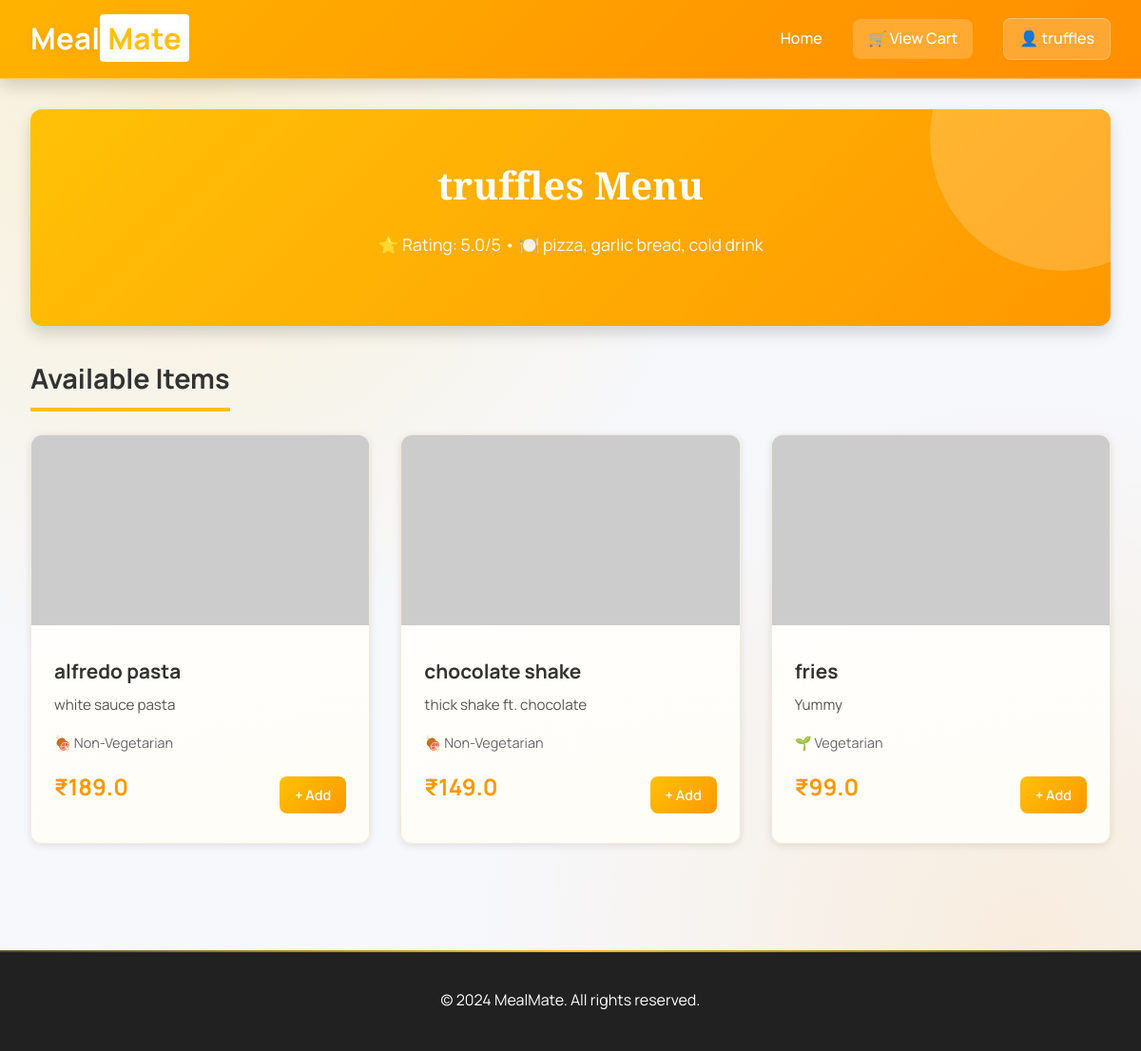
Screenshot of /view_menu/5/truffles with the database file from the repository.
### delivery/models.py (models this page shows)
class Restaurant(models.Model):
    name = models.CharField(max_length = 20)
    picture = models.URLField(max_length = 200, default='https://designshack.net/wp-content/uploads/Free-Simple-Restaurant-Logo-Template.jpg')
    cuisine = models.CharField(max_length = 200)
    rating = models.FloatField()

class Item(models.Model):
    restaurant = models.ForeignKey(Restaurant, on_delete = models.CASCADE, related_name = "items")
    name = models.CharField(max_length = 20)
    description = models.CharField(max_length = 200)
    price = models.FloatField()
    vegeterian = models.BooleanField(default=False)
    picture = models.URLField(max_length = 400, default='https://www.indiafilings.com/learn/wp-content/uploads/2024/08/How-to-Start-Food-Business.jpg')

### delivery/views.py (the view)
# urls.py: path('view_menu/<int:restaurant_id>/<str:username>', views.view_menu, name='view_menu'),
def view_menu(request, restaurant_id, username):
    restaurant = Restaurant.objects.get(id = restaurant_id)
    itemList = restaurant.items.all()
    return render(request, 'delivery/customer_menu.html'
                  ,{"itemList" : itemList,
                     "restaurant" : restaurant,
                     "username":username})

### delivery/templates/delivery/customer_menu.html (shortened to what this page needs)
{% load static %}
<!DOCTYPE html>
<html lang="en">
<head>
    <link rel="stylesheet" href="{% static 'delivery/css/style.css' %}">
</head>
<body>
    <header>
        <div class="header-container">
            <div class="logo">Meal<span>Mate</span></div>
            <nav>
                <a href="/">Home</a>
                <a href="{% url 'show_cart' username %}" style="background: rgba(255, 255, 255, 0.2); padding: 0.5rem 1rem; border-radius: 0.5rem;">🛒 View Cart</a>
                <span class="user-info">👤 {{ username }}</span>
            </nav>
        </div>
    </header>
    <div class="container">
        <div class="hero text-center fade-in">
            <h1>{{ restaurant.name }} Menu</h1>
            <p>⭐ Rating: {{ restaurant.rating }}/5 • 🍽️ {{ restaurant.cuisine }}</p>
        </div>
        <section>
            <h2>Available Items</h2>
            {% if itemList %}
                <div class="card-grid">
                    {% for item in itemList %}
                        <div class="card slide-in">
                            {% if item.picture %}
                                <img src="{{ item.picture }}" alt="{{ item.name }}" class="card-image" onerror="this.src='https://via.placeholder.com/280x200?text=Dish'">
                            {% else %}
                                <div class="card-image" style="display: flex; align-items: center; justify-content: center; font-size: 3rem; background: linear-gradient(135deg, var(--primary-color) 0%, var(--secondary-color) 100%);">🍽️</div>
                            {% endif %}
                            <div class="card-content">
                                <h3 class="card-title">{{ item.name }}</h3>
                                <p class="card-description">{{ item.description }}</p>
                                <div class="card-meta">
                                    <span>
                                        {% if item.vegeterian %}
                                            🌱 Vegetarian
                                        {% else %}
                                            🍖 Non-Vegetarian
                                        {% endif %}
                                    </span>
                                </div>
                                <div style="display: flex; justify-content: space-between; align-items: center;">
                                    <div class="card-price">₹{{ item.price }}</div>
                                    <a href="{% url 'add_to_cart' item.id username %}" class="btn btn-primary btn-sm">
                                        + Add
                                    </a>
                                </div>
                            </div>
                        </div>
                    {% endfor %}
                </div>
            {% else %}
                <div class="message message-info">
                    <p>No items available in this restaurant menu.</p>
                </div>
            {% endif %}
        </section>
    </div>
    <footer>
        <p>&copy; 2024 MealMate. All rights reserved.</p>
    </footer>
</body>
</html>

### rows the page displays
Restaurant: name "truffles", rating "5.0", cuisine "pizza, garlic bread, cold drink"
Item: name "alfredo pasta", description "white sauce pasta", vegeterian "🍖 Non-Vegetarian", price "189.0"
Item: name "chocolate shake", description "thick shake ft. chocolate", vegeterian "🍖 Non-Vegetarian", price "149.0"
Item: name "fries", description "Yummy", vegeterian "🌱 Vegetarian", price "99.0"
